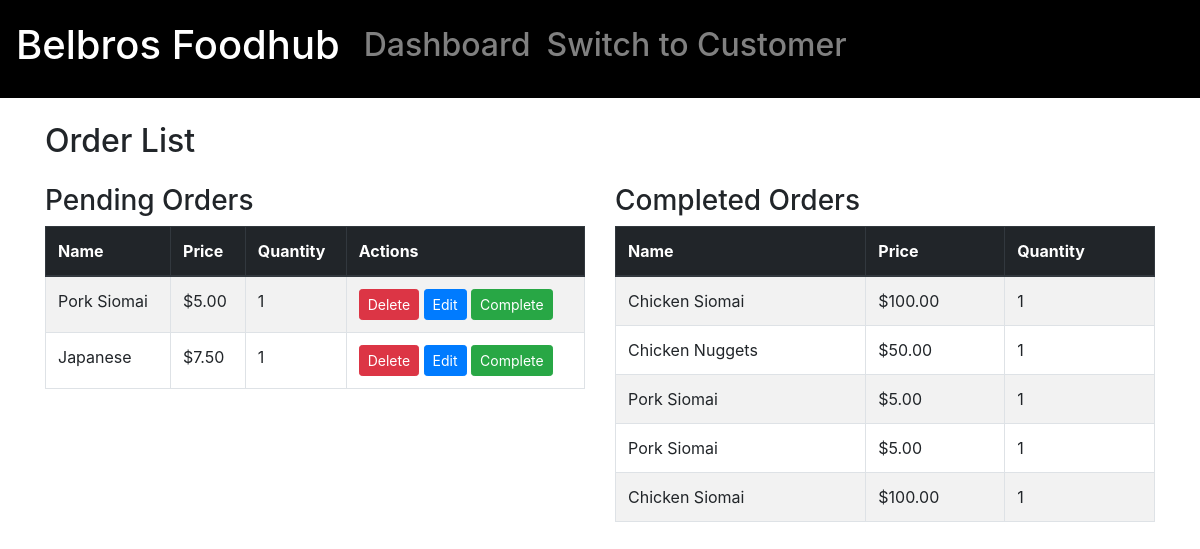
Page /inventory/new_order/ on the committed database.
### customer/models.py (models this page shows, shortened)
class CartItem(models.Model):
    name = models.CharField(max_length=255)
    price = models.DecimalField(max_digits=10, decimal_places=2, null=True, blank=True)
    quantity = models.IntegerField()
    is_completed = models.BooleanField(default=False)  # Added to track if the cart item is completed

### inventory/views.py (the view)
# urls.py: path('new_order/', views.new_order, name='new_order'),
def new_order(request):
    orders = CartItem.objects.all()
    return render(request, 'inventory/new_orders.html', {'orders': orders})

### inventory/templates/inventory/new_orders.html (shortened to what this page needs)
{% extends 'inventory/main.html' %}
{% load static %}
{% block content %}
<div class="container mt-4">
    <h2 class="mb-4">Order List</h2>
    <div class="row">
        <div class="col-md-6">
            <h3>Pending Orders</h3>
            <div class="table-responsive">
                <table class="table table-striped table-bordered">
                    <thead class="thead-dark">
                        <tr>
                            <th>Name</th>
                            <th>Price</th>
                            <th>Quantity</th>
                            <th>Actions</th>
                        </tr>
                    </thead>
                    <tbody>
                        {% for order in orders %}
                        {% if not order.is_completed %}
                        <tr id="order_{{ order.id }}">
                            <td>{{ order.name }}</td>
                            <td>${{ order.price }}</td>
                            <td>{{ order.quantity }}</td>
                            <td>
                                <button class="btn btn-danger btn-sm" onclick="deleteOrder('{{ order.id }}')">Delete</button>
                                <button class="btn btn-primary btn-sm" onclick="editOrder('{{ order.id }}')">Edit</button>
                                <button class="btn btn-success btn-sm" onclick="completeOrder('{{ order.id }}')">Complete</button>
                            </td>
                        </tr>
                        {% endif %}
                        {% endfor %}
                    </tbody>
                </table>
            </div>
        </div>
        <div class="col-md-6">
            <h3>Completed Orders</h3>
            <div class="table-responsive">
                <table class="table table-striped table-bordered">
                    <thead class="thead-dark">
                        <tr>
                            <th>Name</th>
                            <th>Price</th>
                            <th>Quantity</th>
                        </tr>
                    </thead>
                    <tbody id="completedOrders">
                        {% for order in orders %}
                        {% if order.is_completed %}
                        <tr>
                            <td>{{ order.name }}</td>
                            <td>${{ order.price }}</td>
                            <td>{{ order.quantity }}</td>
                        </tr>
                        {% endif %}
                        {% endfor %}
                    </tbody>
                </table>
            </div>
        </div>
    </div>
</div>
{% endblock %}

### inventory/templates/inventory/main.html (style rules this page uses)
body { background-color: #F2F2F0; }

### rows in the picture
CartItem: name "Pork Siomai", price "5.00", quantity "1"
CartItem: name "Japanese", price "7.50", quantity "1"
CartItem: name "Chicken Siomai", price "100.00", quantity "1"
CartItem: name "Chicken Nuggets", price "50.00", quantity "1"
CartItem: name "Pork Siomai", price "5.00", quantity "1"
CartItem: name "Pork Siomai", price "5.00", quantity "1"
CartItem: name "Chicken Siomai", price "100.00", quantity "1"
